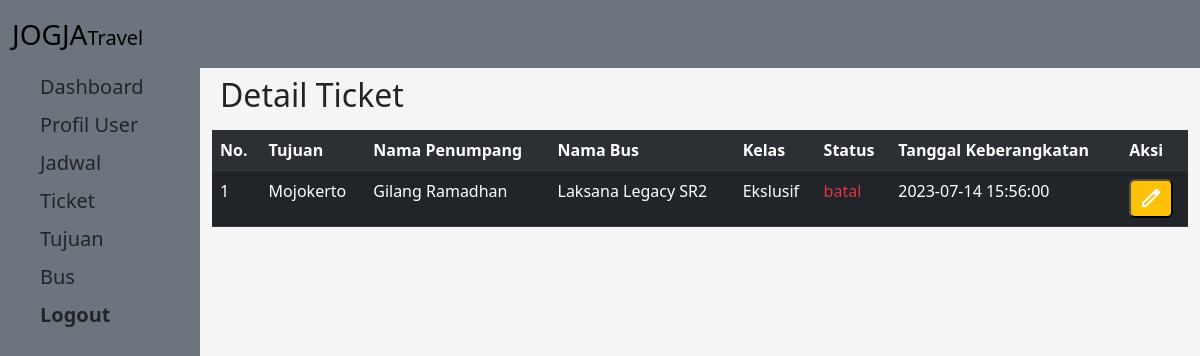
The page /pages/adminpanel/ticket.php (signed in) on the database its author committed.
### tables this page shows
CREATE TABLE `jadwal` (
  `id` int NOT NULL,
  `id_tujuan` int NOT NULL,
  `id_bus` int NOT NULL,
  `harga` int DEFAULT NULL,
  `tanggal_keberangkatan` datetime NOT NULL,
  `status` varchar(255) NOT NULL,
  `created_at` datetime NOT NULL DEFAULT CURRENT_TIMESTAMP,
  `updated_at` datetime NOT NULL DEFAULT CURRENT_TIMESTAMP,
  `tanggal_sampai` datetime NOT NULL DEFAULT CURRENT_TIMESTAMP
);

CREATE TABLE `tujuan` (
  `id` int NOT NULL,
  `jarak_tujuan` int NOT NULL,
  `created_at` datetime NOT NULL DEFAULT CURRENT_TIMESTAMP,
  `updated_at` datetime NOT NULL DEFAULT CURRENT_TIMESTAMP,
  `nama_daerah` varchar(255) NOT NULL
);

CREATE TABLE `ticket` (
  `id` int NOT NULL,
  `id_user` int NOT NULL,
  `id_jadwal` int NOT NULL,
  `nama_penumpang` varchar(255) NOT NULL,
  `email` varchar(255) NOT NULL,
  `telepon` varchar(255) NOT NULL,
  `created_at` datetime NOT NULL DEFAULT CURRENT_TIMESTAMP,
  `updated_at` datetime NOT NULL DEFAULT CURRENT_TIMESTAMP,
  `status` varchar(255) DEFAULT 'pending'
);

CREATE TABLE `bus` (
  `id` int NOT NULL,
  `id_tipe` int NOT NULL,
  `jumlah_kursi` int NOT NULL,
  `harga_km` int NOT NULL,
  `id_kelas` int NOT NULL,
  `created_at` datetime NOT NULL DEFAULT CURRENT_TIMESTAMP,
  `updated_at` datetime NOT NULL DEFAULT CURRENT_TIMESTAMP,
  `nama_bus` varchar(255) NOT NULL
);

CREATE TABLE `kelas` (
  `id` int NOT NULL,
  `nama_kelas` varchar(255) NOT NULL,
  `created_at` datetime NOT NULL DEFAULT CURRENT_TIMESTAMP,
  `updated_at` datetime NOT NULL DEFAULT CURRENT_TIMESTAMP
);

### pages/adminpanel/ticket.php (the view, shortened to what this page needs)
<!DOCTYPE html>
<html lang="en">
<head>
    <link rel="stylesheet" href="../../CSS/bootstrap.min.css">
    <?php
    require('../../koneksi/koneksi.php');
    $query = "select ticket.id,tujuan.nama_daerah,ticket.nama_penumpang,bus.nama_bus,kelas.nama_kelas,ticket.status,jadwal.tanggal_keberangkatan from jadwal inner join ticket on jadwal.id = ticket.id_jadwal inner join tujuan on jadwal.id_tujuan = tujuan.id inner join bus on jadwal.id_bus = bus.id INNER JOIN kelas on bus.id_kelas = kelas.id";
    $res = mysqli_query($conn, $query);
    ?>
</head>
<body>
    <?php include('../../components/sidebar.php'); ?>
    <div class="row px-2 my-2">
        <h2 class="fs-2 col-12">Detail Ticket</h2>
    </div>
    <table class="table table-dark table-striped table-responsive">
        <tr scope="row">
            <th scope="col">No.</th>
            <th scope="col">Tujuan</th>
            <th scope="col">Nama Penumpang</th>
            <th scope="col">Nama Bus</th>
            <th scope="col">Kelas</th>
            <th scope="col">Status</th>
            <th scope="col">Tanggal Keberangkatan</th>
            <th scope="col">Aksi</th>
        </tr>
        <?php $no = 1;
        while ($data = $res->fetch_assoc()) : ?>
            <tr scope="row">
                <td scope="col"><?php echo $no++ ?></td>
                <td scope="col"><?php echo $data['nama_daerah'] ?></td>
                <td scope="col"><?php echo $data['nama_penumpang'] ?></td>
                <td scope="col"><?php echo $data['nama_bus'] ?></td>
                <td scope="col"><?php echo $data['nama_kelas'] ?></td>
                <?php if ($data['status'] == 'batal') : ?>
                    <td scope='col' class='fw-5 text-danger'><?php echo $data['status'] ?></td>
                <?php elseif ($data['status'] == 'pending') : ?>
                    <td scope='col' class='fw-5 text-warning'><?php echo $data['status'] ?></td>
                <?php else : ?>
                    <td scope='col' class='fw-5 text-success'><?php echo $data['status'] ?></td>
                <?php endif; ?>
                <td scope="col"><?php echo $data['tanggal_keberangkatan'] ?></td>
                <td scope="col"><button class="badge bg-warning" data-bs-toggle="modal" data-bs-target="#formupdate<?php echo $data['id']; ?>"><span class="material-symbols-outlined">
                        </span></button></td>
            </tr>
        <?php endwhile; ?>
    </table>
    <?php include('../../components/endSidebar.php'); ?>
</body>
</html>

### rows shown on the page
jadwal: id_tujuan.nama_daerah "Mojokerto", ticket.nama_penumpang "Gilang Ramadhan", id_bus.nama_bus "Laksana Legacy SR2", kelas.nama_kelas "Ekslusif", ticket.status "batal", tanggal_keberangkatan "2023-07-14 15:56:00"
